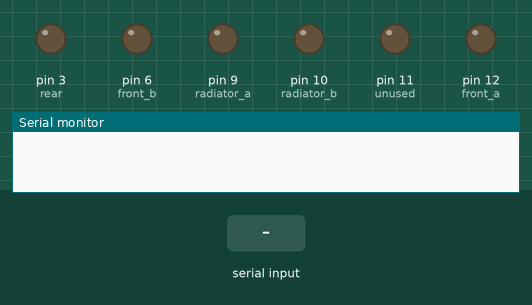
This sketch was run on a simulated Arduino Uno, built with avr-gcc and run on an emulated ATmega328P. On the bench: output pins drawn as LEDs (lit = HIGH), the last lines printed to the serial monitor. The inputs (shaded band) are chosen by the test bench.

Above: at 1.2 s.
1.3 s: "90,45,200\n" received over Serial
At 1.9 s:
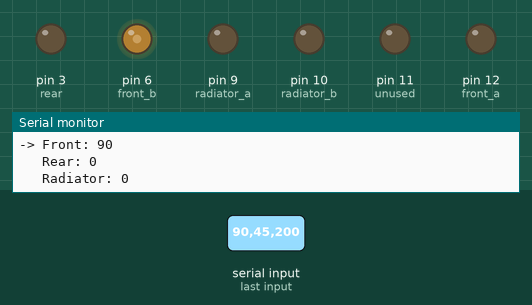
2.8 s: "30,150,10\n" received over Serial
At 4.0 s:
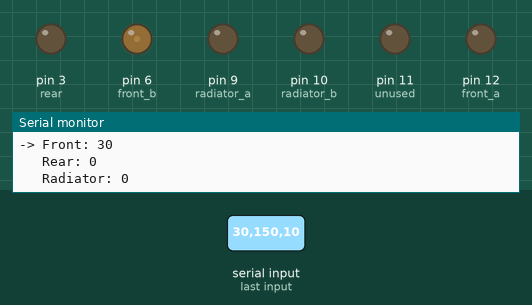
4.3 s: "200\n" received over Serial
At 5.5 s:
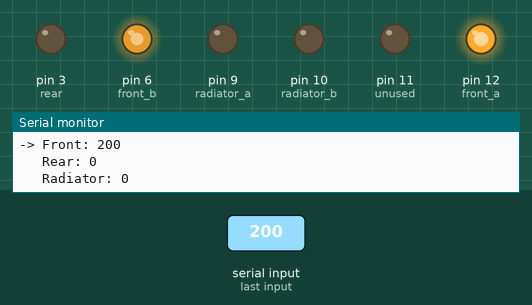
5.8 s: "90,45\n" received over Serial
At 7.0 s:
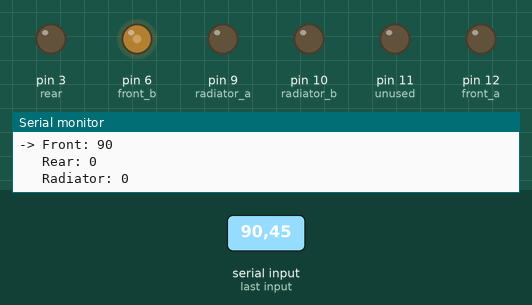
7.3 s: "30,150\n" received over Serial
At 8.3 s:
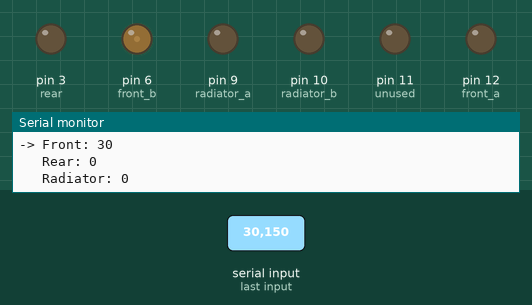
Timing chart, 0 to 9.8 s (numbered marks = the images above; inputs shaded):
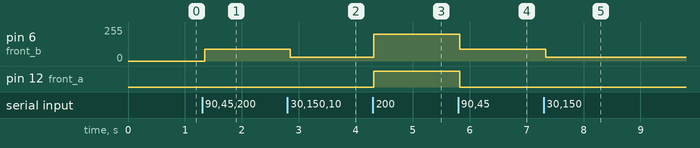

Measured:
- after the input at 1.3 s, pin 6 (front_b): 0/255 → 90/255 after 0.05 s
- after the input at 2.8 s, pin 6 (front_b): 90/255 → 30/255 after 0.05 s
- after the input at 4.3 s, pin 6 (front_b): 30/255 → 200/255 at once; pin 12 (front_a): LOW → HIGH at once
- after the input at 5.8 s, pin 6 (front_b): 200/255 → 90/255 at once; pin 12 (front_a): HIGH → LOW at once
- after the input at 7.3 s, pin 6 (front_b): 90/255 → 30/255 at once

The sketch:

pwm_fan_controller_orig_source_8-26-18.ino
```cpp
//
// AUTHOR: Sky (TechnologyCatalyst)
//
// PURPOSE: control pwm fan speeds using serial interface while
//          the fans are mounted in the PC for fine tuning of each
//          individual fan's optimal speed for each fan mode
//
// INSTRUCTIONS: just power the arduino up with this sketch, then open serial console,
//               then send it commands to control the fan speeds.  type "front", "rear",
//               or "radiator" without the quotes to choose which set of fans to control,
//               and press enter to send the command.  once you choose which fans to control,
//               now you can send it fan speeds.  0 is off, and 255 is max.
//
////////////////////////////////////////////////////////////////////////////////////////////////////////////////////////////////////////////////////

// variable declarations
int fanSpeed = 0;
String command;
char werd;
int currentFan = 0;
int rear = 3;
int rearSpeed = 0;
int front_a = 12;
int front_b = 6;
int frontSpeed = 0;
int radiator_a = 9;
int radiator_b = 10;
int radiatorSpeed = 0;
int commandCheck;
String rearMarker = "   ";
String frontMarker = "-> ";
String radiatorMarker = "   ";

void setup() {
  //pinMode(2, OUTPUT);
  //digitalWrite(2, HIGH);
  //pinMode(4, INPUT);

  // fans
  //pinMode(3, OUTPUT);//rear 120mm
  pinMode(125, OUTPUT);//front 140mm
  //pinMode(6, OUTPUT);//front 140mm
  //pinMode(9, OUTPUT);//radiator 140mm
  //pinMode(10, OUTPUT);//radiator 140mm
  //pinMode(11, OUTPUT);// unused, maybe to PWM led ring?
  analogWrite(3,0);analogWrite(12,0);analogWrite(6,0);
  analogWrite(9,0);analogWrite(10,0);analogWrite(11,0);
  Serial.begin(115200);
  Serial.println();
}

void loop(){
  // this is what reads your serial commands
  while ( Serial.available() > 0 ) {
    // small delay because it can only deliver the bytes so quickly
    delay(5);
    // you have to read one byte (one character) at a time
    werd = Serial.read();
    // append the character to our "command" string
    command += werd;
  }
  // clear serial so it's ready for your next command
  Serial.flush();
  if ( command.length() > 0 ) {
    commandCheck = 0;
    if ( command == "front" ) {
        currentFan = 0;
        rearMarker = "   ";
        frontMarker = "-> ";
        radiatorMarker = "   ";
    } else if ( command == "rear" ) {
        currentFan = 1;
        rearMarker = "-> ";
        frontMarker = "   ";
        radiatorMarker = "   ";
    } else if ( command == "radiator" ) {
        currentFan = 2;
        rearMarker = "   ";
        frontMarker = "   ";
        radiatorMarker = "-> ";
    } else {
        // flag so we know it wasn't a change fan command
        commandCheck = 1;
    }
    if ( commandCheck == 1 ) {
      // the ".toInt()" appended to the command variable is to convert
      // the user entered "command" from a string into an integer so
      // that we can use it to set the pin's PWM pulse width
      // (it'll error if you send an integer in string format)
      if ( currentFan == 0 ) {
        //front
        analogWrite(front_a, command.toInt());
        analogWrite(front_b, command.toInt());
        frontSpeed = command.toInt();
      } else if ( currentFan == 1 ) {
        //rear
        analogWrite(rear, command.toInt());
        rearSpeed = command.toInt();
      } else if ( currentFan == 2 ) {
        //radiator
        analogWrite(radiator_a, command.toInt());
        analogWrite(radiator_b, command.toInt());
        radiatorSpeed = command.toInt();
      } else {
        //unknown command
      }
    }
    command = "";
    Serial.print(frontMarker);
    Serial.print("Front: ");
    Serial.println(frontSpeed);
    Serial.print(rearMarker);
    Serial.print("Rear: ");
    Serial.println(rearSpeed);
    Serial.print(radiatorMarker);
    Serial.print("Radiator: ");
    Serial.println(radiatorSpeed);
    // this function (below) is just to print a ton of empty lines so that the UI "appears" to be refreshing like a screen.
    // you'll have to set your serial monitor to a certain width to get that effect to work correctly, of course
    clear();
  }
}

void clear() {
  Serial.println();Serial.println();Serial.println();Serial.println();Serial.println();Serial.println();Serial.println();Serial.println();Serial.println();Serial.println();Serial.println();
  Serial.println();Serial.println();Serial.println();Serial.println();Serial.println();Serial.println();Serial.println();Serial.println();
  Serial.println();Serial.println();Serial.println();Serial.println();Serial.println();
}
```
